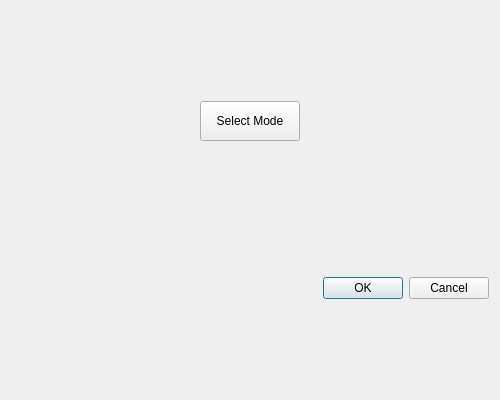
<?xml version="1.0" encoding="UTF-8"?>
<ui version="4.0">
 <class>Dialog</class>
 <widget class="QDialog" name="Dialog">
  <property name="geometry">
   <rect>
    <x>0</x>
    <y>0</y>
    <width>500</width>
    <height>400</height>
   </rect>
  </property>
  <property name="sizePolicy">
   <sizepolicy hsizetype="Fixed" vsizetype="Fixed">
    <horstretch>1</horstretch>
    <verstretch>1</verstretch>
   </sizepolicy>
  </property>
  <property name="windowTitle">
   <string>Add mission to queue</string>
  </property>
  <layout class="QVBoxLayout" name="verticalLayout" stretch="0,0,0,0">
   <item>
    <layout class="QHBoxLayout" name="horizontalLayout_2">
     <item>
      <widget class="QToolButton" name="select_mode_tool_button">
       <property name="minimumSize">
        <size>
         <width>100</width>
         <height>40</height>
        </size>
       </property>
       <property name="text">
        <string>Select Mode</string>
       </property>
      </widget>
     </item>
    </layout>
   </item>
   <item>
    <spacer name="verticalSpacer">
     <property name="orientation">
      <enum>Qt::Vertical</enum>
     </property>
     <property name="sizeType">
      <enum>QSizePolicy::Fixed</enum>
     </property>
     <property name="sizeHint" stdset="0">
      <size>
       <width>20</width>
       <height>40</height>
      </size>
     </property>
    </spacer>
   </item>
   <item>
    <layout class="QFormLayout" name="formLayout"/>
   </item>
   <item>
    <widget class="QDialogButtonBox" name="editor_button_box">
     <property name="orientation">
      <enum>Qt::Horizontal</enum>
     </property>
     <property name="standardButtons">
      <set>QDialogButtonBox::Cancel|QDialogButtonBox::Ok</set>
     </property>
    </widget>
   </item>
  </layout>
 </widget>
 <resources/>
 <connections>
  <connection>
   <sender>editor_button_box</sender>
   <signal>accepted()</signal>
   <receiver>Dialog</receiver>
   <slot>accept()</slot>
   <hints>
    <hint type="sourcelabel">
     <x>248</x>
     <y>254</y>
    </hint>
    <hint type="destinationlabel">
     <x>157</x>
     <y>274</y>
    </hint>
   </hints>
  </connection>
  <connection>
   <sender>editor_button_box</sender>
   <signal>rejected()</signal>
   <receiver>Dialog</receiver>
   <slot>reject()</slot>
   <hints>
    <hint type="sourcelabel">
     <x>316</x>
     <y>260</y>
    </hint>
    <hint type="destinationlabel">
     <x>286</x>
     <y>274</y>
    </hint>
   </hints>
  </connection>
 </connections>
</ui>
